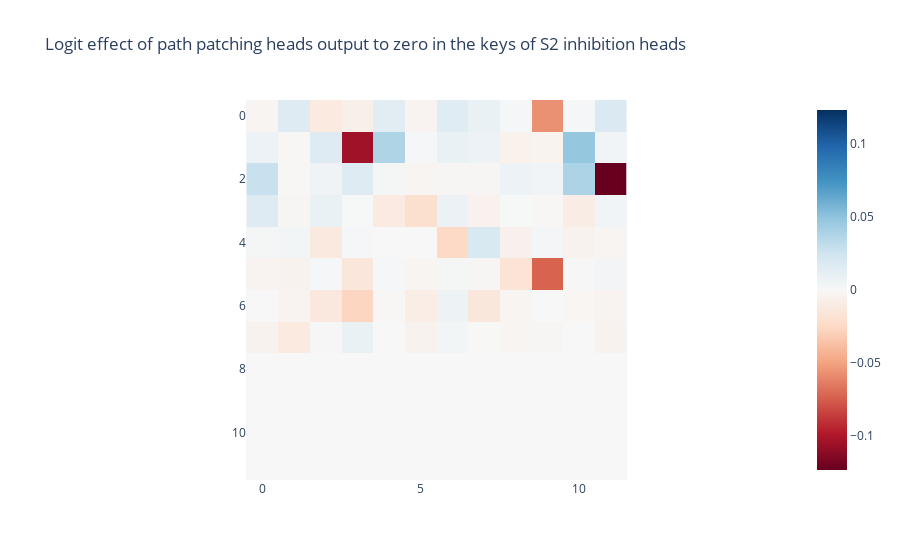

Notebook cell for this chart:
### Code cell
imshow(results['z'], title='Logit effect of path patching heads output to zero in the keys of S2 inhibition heads')

### Figure 1 — Plotly figure (JSON) as saved in the notebook; plotly's stock layout.template omitted (floating-point values rounded to 4 significant figures; data arrays with more than 128 entries replaced by an {"elided": "..."} marker saying what was removed)
{"data": [{"coloraxis": "coloraxis", "hovertemplate": "x: %{x}<br>y: %{y}<br>color: %{z}<extra></extra>", "name": "0", "type": "heatmap", "xaxis": "x", "yaxis": "y", "z": {"elided": "12x12 float values"}}], "layout": {"coloraxis": {"cmid": 0, "colorscale": [[0, "rgb(103,0,31)"], [0.1, "rgb(178,24,43)"], [0.2, "rgb(214,96,77)"], [0.3, "rgb(244,165,130)"], [0.4, "rgb(253,219,199)"], [0.5, "rgb(247,247,247)"], [0.6, "rgb(209,229,240)"], [0.7, "rgb(146,197,222)"], [0.8, "rgb(67,147,195)"], [0.9, "rgb(33,102,172)"], [1, "rgb(5,48,97)"]]}, "title": {"text": "Logit effect of path patching heads output to zero in the keys of S2 inhibition heads"}, "xaxis": {"anchor": "y", "constrain": "domain", "domain": [0, 1], "scaleanchor": "y"}, "yaxis": {"anchor": "x", "autorange": "reversed", "constrain": "domain", "domain": [0, 1]}}}
